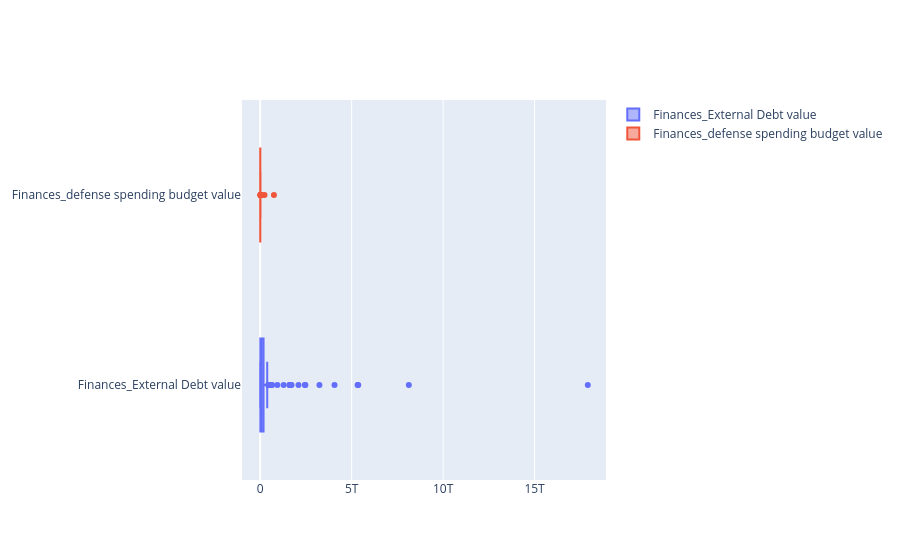

Notebook code for this chart:
### Code cell
fig = go.Figure()
fig.add_trace(go.Box(x=df["Finances_External Debt value"],
              hovertext=df["country"],
              name = "Finances_External Debt value")
             )
fig.add_trace(go.Box(x=df["Finances_defense spending budget value"],
                     hovertext=df["country"],
                    name = "Finances_defense spending budget value")
             )

fig.show()

### Figure 1 — Plotly figure (JSON) as saved in the notebook; plotly's stock layout.template omitted (floating-point values rounded to 4 significant figures; data arrays with more than 128 entries replaced by an {"elided": "..."} marker saying what was removed)
{"data": [{"hovertext": {"elided": "138 str values"}, "name": "Finances_External Debt value", "type": "box", "x": {"elided": "138 int values"}}, {"hovertext": {"elided": "138 str values"}, "name": "Finances_defense spending budget value", "type": "box", "x": {"elided": "138 int values"}}], "layout": {}}
